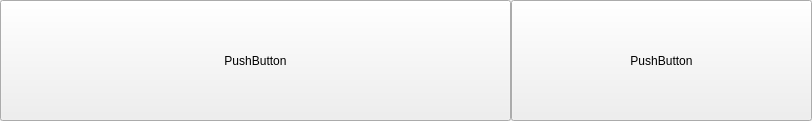
<?xml version="1.0" encoding="UTF-8"?>
<ui version="4.0">
 <class>PatientTileInfoClass</class>
 <widget class="QWidget" name="PatientTileInfoClass">
  <property name="geometry">
   <rect>
    <x>0</x>
    <y>0</y>
    <width>812</width>
    <height>121</height>
   </rect>
  </property>
  <property name="windowTitle">
   <string>PatientTileInfo</string>
  </property>
  <layout class="QHBoxLayout" name="horizontalLayout">
   <property name="spacing">
    <number>0</number>
   </property>
   <property name="leftMargin">
    <number>0</number>
   </property>
   <property name="topMargin">
    <number>0</number>
   </property>
   <property name="rightMargin">
    <number>0</number>
   </property>
   <property name="bottomMargin">
    <number>0</number>
   </property>
   <item>
    <widget class="PatientTile" name="patientTile">
     <property name="minimumSize">
      <size>
       <width>511</width>
       <height>121</height>
      </size>
     </property>
     <property name="text">
      <string>PushButton</string>
     </property>
    </widget>
   </item>
   <item>
    <widget class="MedStatusTile" name="medStatTile">
     <property name="minimumSize">
      <size>
       <width>301</width>
       <height>121</height>
      </size>
     </property>
     <property name="text">
      <string>PushButton</string>
     </property>
    </widget>
   </item>
  </layout>
 </widget>
 <layoutdefault spacing="6" margin="11"/>
 <customwidgets>
  <customwidget>
   <class>PatientTile</class>
   <extends>QPushButton</extends>
   <header>View/uiComponents/TileButton.h</header>
  </customwidget>
  <customwidget>
   <class>MedStatusTile</class>
   <extends>QPushButton</extends>
   <header>View/uiComponents/TileButton.h</header>
  </customwidget>
 </customwidgets>
 <resources/>
 <connections/>
</ui>
